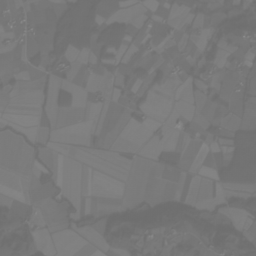
#> input picture Histogramme_etOperations_Pixel/images/aqui.pgm, 256 x 256 px, found by its file name
$ python exo1_p1.py
#> lines starting #> are read from the running program, lines starting #| are printed output that depends on the picture; long printed decimals are rounded
import cv2
import numpy as np
import matplotlib.pyplot as plt
# list des chemins d'images à traiter
images = [
    "D:/TP VO/TP1/Histogramme_etOperations_Pixel/images/aqui.pgm",
    "D:/TP VO/TP1/Histogramme_etOperations_Pixel/images/pont.pgm",
    "D:/TP VO/TP1/Histogramme_etOperations_Pixel/images/Loup-noir.jpg"
]
# boucle pour traiter chaque image
for path in images:

    print("\nTraitement de :", path)
    img = cv2.imread(path, 0)
#> img is the input picture: shape (256, 256); min 110, max 140, mean 121.5

    if img is None:
        print("Erreur : image non trouvée")
        continue

    # affichage de l'histogramme original
    plt.figure()
    plt.hist(img.ravel(), bins=256)
    plt.title("Histogramme original")
    plt.show()
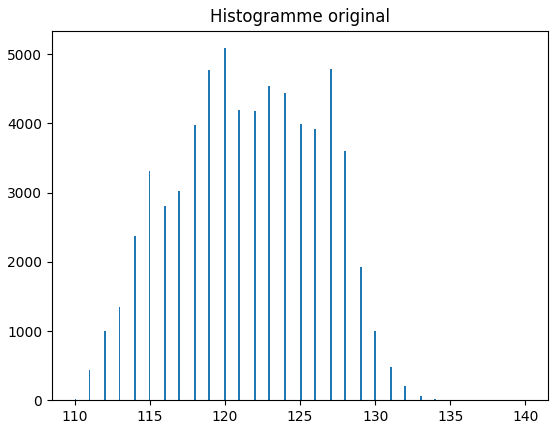
#> figure drawn by matplotlib, 1 panel; tallest bar 5088 high, from x = 120 to 120.1

    # calcul de Imin et Imax
    Imin = img.min()
#> Imin = 110
    Imax = img.max()
#> Imax = 140

    print("Imin =", Imin)
#| Imin = 110
    print("Imax =", Imax)
#| Imax = 140

    # étirement de l'histogramme
    img_stretch = (img - Imin) * (255 / (Imax - Imin))
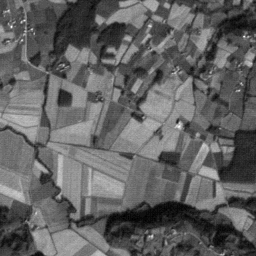
#> img_stretch: shape (256, 256) float64; min 0, max 255, mean 98.1
    img_stretch = img_stretch.astype(np.uint8)

    # sauvegarde de l'image étirée
    name = path.split("/images_etire/")[-1]
    output_name = "etire_" + name
    cv2.imwrite(output_name, img_stretch)

    # affichage de l'histogramme étiré
    plt.figure()
    plt.hist(img_stretch.ravel(), bins=256)
    plt.title("Histogramme étiré")
    plt.show()
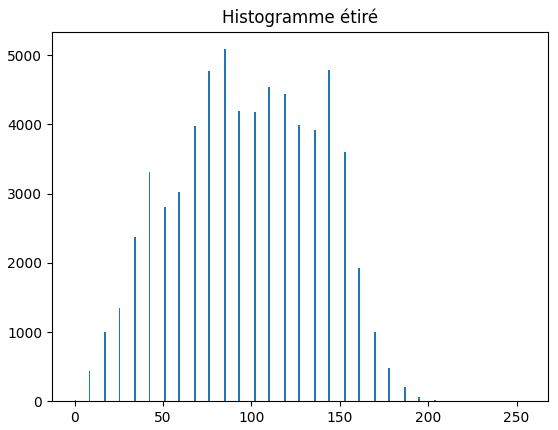
#> figure drawn by matplotlib, 1 panel; tallest bar 5088 high, from x = 84.67 to 85.66

   # calcul du contraste de Michelson
    michelson = (Imax - Imin) / (Imax + Imin)
#> michelson = 0.12
    print("Contraste Michelson =", michelson)
#| Contraste Michelson = 0.12


    mean = np.mean(img)
#> mean = 121.5

    rms = np.sqrt(np.mean((img - mean)**2))
#> rms = 4.74

    print("Contraste RMS =", rms)
#| Contraste RMS = 4.743
#> pass 2 of the loop `for path in images:`:
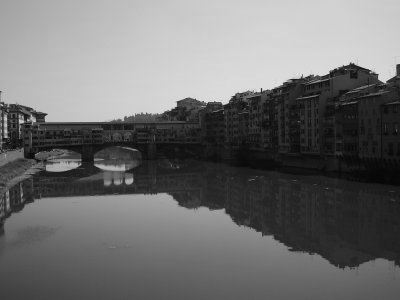
#> input picture Histogramme_etOperations_Pixel/images/pont.pgm, 400 x 300 px, found by its file name
#> img is the input picture: shape (300, 400); min 3, max 236, mean 111.3
#> `plt.show()`:
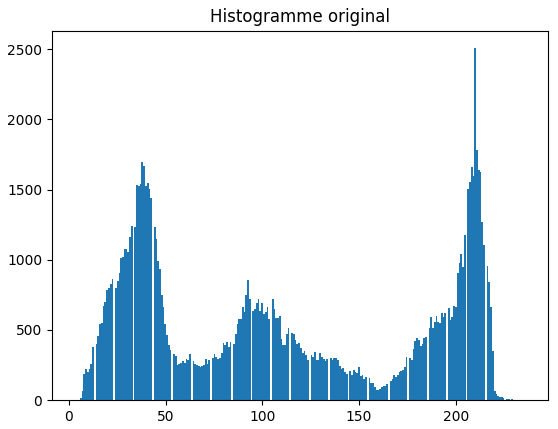
#> figure drawn by matplotlib, 1 panel; tallest bar 2506 high, from x = 209.6 to 210.5
#> Imin = 3
#> Imax = 236
#| Imin = 3
#| Imax = 236
#> `plt.show()`:
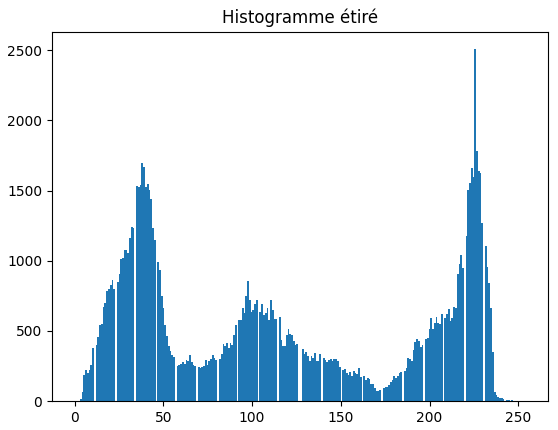
#> figure drawn by matplotlib, 1 panel; tallest bar 2506 high, from x = 225.2 to 226.2
#> michelson = 0.975
#| Contraste Michelson = 0.9749
#> mean = 111.3
#> rms = 70.93
#| Contraste RMS = 70.935
#> pass 3 of the loop `for path in images:`:
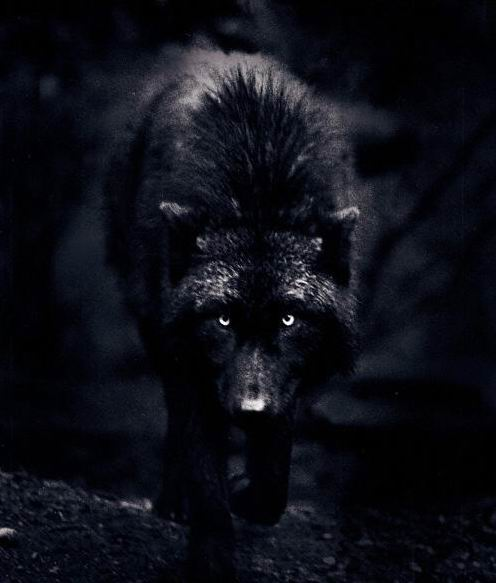
#> input picture Histogramme_etOperations_Pixel/images/Loup-noir.jpg, 496 x 583 px, found by its file name
#> img: shape (583, 496)
#> `plt.show()`:
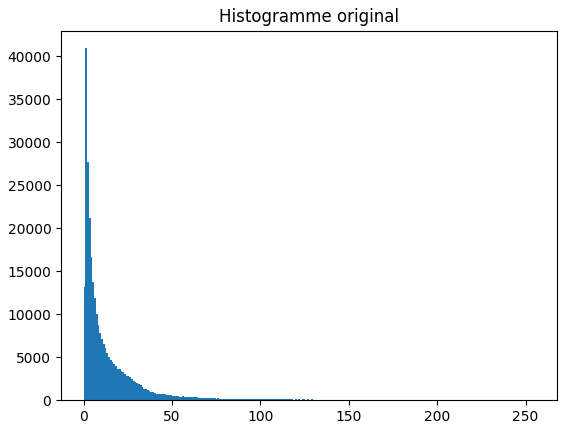
#> figure drawn by matplotlib, 1 panel; tallest bar 40934 high, from x = 0.996 to 1.99
#> Imin = 0
#> Imax = 255
#| Imin = 0
#| Imax = 255
#> michelson = 1
#| Contraste Michelson = 1.0
#> mean = 14.54
#> rms = 22.25
#| Contraste RMS = 22.255
